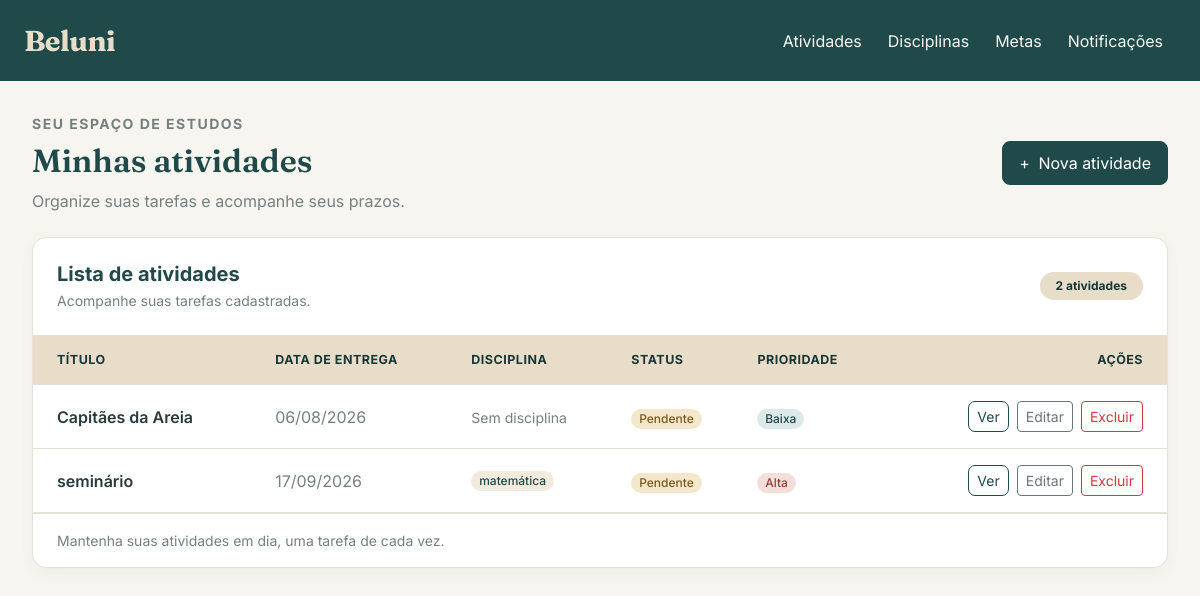
Before: /atividades/ (signed in) with the older database file.
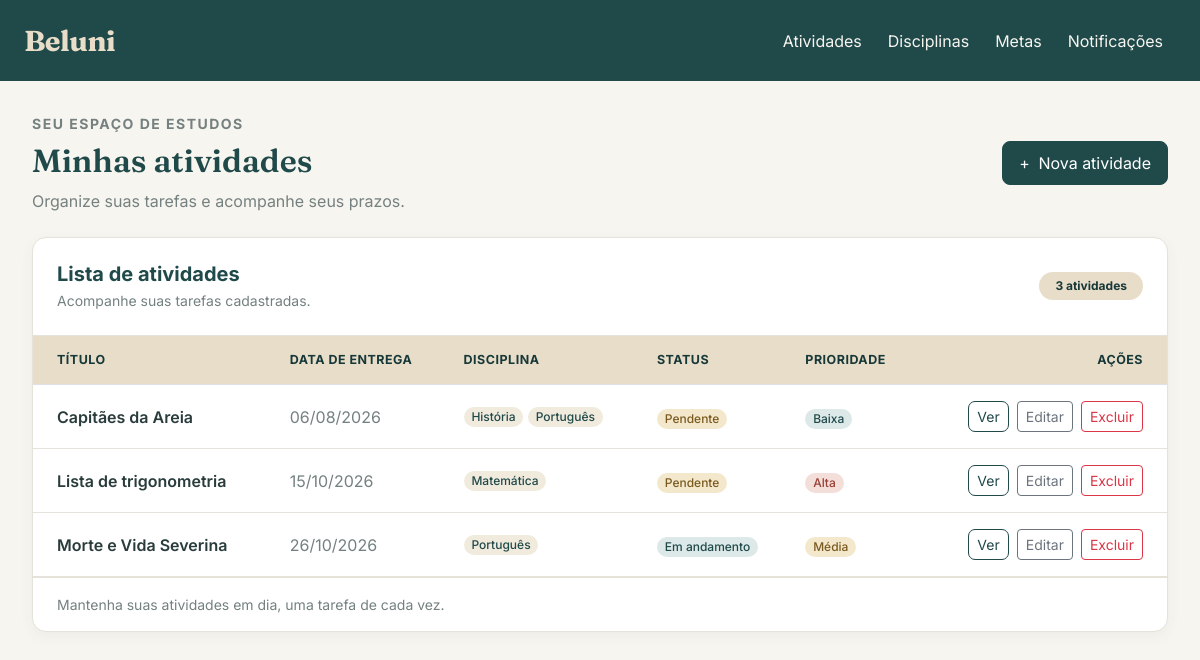
After: the same page with the newer database file.
### atividade/models.py (models this page shows, shortened)
class Atividade(models.Model):
    titulo = models.CharField(max_length=100)
    data = models.DateField()
    detalhamento_atividade = models.CharField(max_length=255)
    status = models.CharField(max_length=50)
    prioridade = models.CharField(max_length=50)
    pontuacao = models.FloatField()
    disciplinas = models.ManyToManyField(
        Disciplina,
        through="AtividadeInterdisciplinar",
        related_name="atividades"
    )

### disciplinas/models.py (models this page shows, shortened)
class Disciplina(models.Model):
    nomedisciplina = models.CharField(max_length=100)
    estudante = models.ForeignKey(
        'estudante.Estudante',
        on_delete=models.CASCADE
    )

### atividade/views.py (the view)
# urls.py: path('', views.listar_atividades, name='listar_atividades'),
@login_required
@permission_required('atividade.view_atividade')
def listar_atividades(request):
    atividades = Atividade.objects.prefetch_related('disciplinas').all()
    return render(
        request,
        'atividade/listar.html',
        {'atividades': atividades}
    )

### atividade/templates/atividade/listar.html (shortened to what the changed rows need)
{% extends 'base.html' %}
{% block conteudo %}
<div class="d-flex flex-wrap justify-content-between align-items-center gap-3 mb-4">
    <div>
        <h1 class="titulo-pagina mb-2">Minhas atividades</h1>
    </div>
</div>
<div class="card">
    <div class="card-body p-0">
        <div class="d-flex flex-wrap justify-content-between align-items-center gap-2 p-4"
             style="border-bottom: 1px solid #E5E2D9;">
            <div>
                <h5 class="mb-1 fw-bold" style="color: #20494A;">
                </h5>
                <p class="text-secondary small mb-0">
                </p>
            </div>
            <span class="badge rounded-pill px-3 py-2"
                  style="background-color: #E8DDC8; color: #173839;">
                {{ atividades|length }}
                {% if atividades|length == 1 %}
                    atividade
                {% else %}
                    atividades
                {% endif %}
            </span>
        </div>
        <div class="table-responsive">
            <table class="table table-hover align-middle mb-0">
                <thead>
                    <tr>
                        <th class="ps-4">Título</th>
                        <th>Data de entrega</th>
                        <th>Disciplina</th>
                        <th>Status</th>
                        <th>Prioridade</th>
                        <th class="text-end pe-4">Ações</th>
                    </tr>
                </thead>
                <tbody>
                    {% for atividade in atividades %}
                    <tr>
                        <td class="ps-4">
                            <span class="fw-semibold" style="color: #293B3B;">
                                {{ atividade.titulo }}
                            </span>
                        </td>
                        <td>
                            <span class="text-secondary">
                                {{ atividade.data|date:"d/m/Y" }}
                            </span>
                        </td>
                        <td>
                            {% for disciplina in atividade.disciplinas.all %}
                                <span class="badge rounded-pill fw-medium mb-1"
                                      style="background-color: #F1EBDD; color: #20494A;">
                                    {{ disciplina.nomedisciplina }}
                                </span>
                            {% empty %}
                                <span class="text-secondary small">
                                    Sem disciplina
                                </span>
                            {% endfor %}
                        </td>
                        <td>
                            {% if atividade.status == 'concluida' %}
                                <span class="badge rounded-pill fw-medium"
                                      style="background-color: #DCECE2; color: #285C42;">
                                    Concluída
                                </span>
                            {% elif atividade.status == 'em_andamento' %}
                                <span class="badge rounded-pill fw-medium"
                                      style="background-color: #DCE9E8; color: #20494A;">
                                    Em andamento
                                </span>
                            {% else %}
                                <span class="badge rounded-pill fw-medium"
                                      style="background-color: #F4E8CC; color: #795A20;">
                                    Pendente
                                </span>
                            {% endif %}
                        </td>
                        <td>
                            {% if atividade.prioridade == 'alta' %}
                                <span class="badge rounded-pill fw-medium"
                                      style="background-color: #F4DEDA; color: #963F34;">
                                    Alta
                                </span>
                            {% elif atividade.prioridade == 'media' %}
                                <span class="badge rounded-pill fw-medium"
                                      style="background-color: #F4E8CC; color: #795A20;">
                                    Média
                                </span>
                            {% else %}
                                <span class="badge rounded-pill fw-medium"
                                      style="background-color: #DCE9E8; color: #20494A;">
                                    Baixa
                                </span>
                            {% endif %}
                        </td>
                        <td class="text-end pe-4">
                            <div class="d-flex flex-wrap justify-content-end gap-2">
                                <a href="{% url 'detalhar_atividade' atividade.id %}"
                                   class="btn btn-sm btn-outline-primary">
                                    Ver
                                </a>
                                <a href="{% url 'editar_atividade' atividade.id %}"
                                   class="btn btn-sm btn-outline-secondary">
                                    Editar
                                </a>
                                <a href="{% url 'excluir_atividade' atividade.id %}"
                                   class="btn btn-sm btn-outline-danger">
                                    Excluir
                                </a>
                            </div>
                        </td>
                    </tr>
                    {% endfor %}
                </tbody>
            </table>
        </div>
    </div>
</div>
{% endblock %}

Changed rows visible on the page:
removed Atividade: titulo "seminário", data "17/09/2026", status "Pendente", prioridade "Alta", Disciplina (nomedisciplina "matemática")
changed Atividade "Capitães da Areia": no longer shows "Sem disciplina"
added Disciplina: nomedisciplina "História", shown under Atividade "Capitães da Areia"
added Disciplina: nomedisciplina "Português"
added Atividade: titulo "Lista de trigonometria", data "15/10/2026", status "Pendente", prioridade "Alta", Disciplina (nomedisciplina "Matemática")
added Atividade: titulo "Morte e Vida Severina", data "26/10/2026", status "Em andamento", prioridade "Média"
Other visible differences:
{{ atividades|length }}: "2" → "3"
